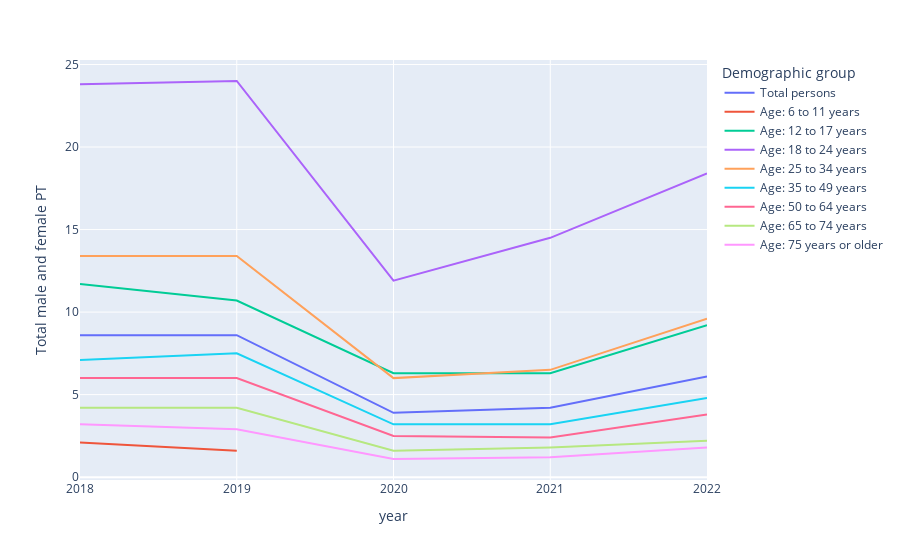

The cell this chart's notebook holds for it:
### Code cell
px.line(data_frame=df_age2, x="year", y="Total male and female PT", color='Demographic group')

### Figure 1 — Plotly figure (JSON) as saved in the notebook; plotly's stock layout.template omitted (floating-point values rounded to 4 significant figures)
{"data": [{"hovertemplate": "Demographic group=Total persons<br>year=%{x}<br>Total male and female PT=%{y}<extra></extra>", "legendgroup": "Total persons", "line": {"color": "#636efa", "dash": "solid"}, "marker": {"symbol": "circle"}, "mode": "lines", "name": "Total persons", "orientation": "v", "showlegend": true, "type": "scatter", "x": ["2018", "2019", "2020", "2021", "2022"], "xaxis": "x", "y": [8.6, 8.6, 3.9, 4.2, 6.1], "yaxis": "y"}, {"hovertemplate": "Demographic group=Age: 6 to 11 years<br>year=%{x}<br>Total male and female PT=%{y}<extra></extra>", "legendgroup": "Age: 6 to 11 years", "line": {"color": "#EF553B", "dash": "solid"}, "marker": {"symbol": "circle"}, "mode": "lines", "name": "Age: 6 to 11 years", "orientation": "v", "showlegend": true, "type": "scatter", "x": ["2018", "2019", "2020", "2021", "2022"], "xaxis": "x", "y": [2.1, 1.6, null, null, 1.6], "yaxis": "y"}, {"hovertemplate": "Demographic group=Age: 12 to 17 years<br>year=%{x}<br>Total male and female PT=%{y}<extra></extra>", "legendgroup": "Age: 12 to 17 years", "line": {"color": "#00cc96", "dash": "solid"}, "marker": {"symbol": "circle"}, "mode": "lines", "name": "Age: 12 to 17 years", "orientation": "v", "showlegend": true, "type": "scatter", "x": ["2018", "2019", "2020", "2021", "2022"], "xaxis": "x", "y": [11.7, 10.7, 6.3, 6.3, 9.2], "yaxis": "y"}, {"hovertemplate": "Demographic group=Age: 18 to 24 years<br>year=%{x}<br>Total male and female PT=%{y}<extra></extra>", "legendgroup": "Age: 18 to 24 years", "line": {"color": "#ab63fa", "dash": "solid"}, "marker": {"symbol": "circle"}, "mode": "lines", "name": "Age: 18 to 24 years", "orientation": "v", "showlegend": true, "type": "scatter", "x": ["2018", "2019", "2020", "2021", "2022"], "xaxis": "x", "y": [23.8, 24, 11.9, 14.5, 18.4], "yaxis": "y"}, {"hovertemplate": "Demographic group=Age: 25 to 34 years<br>year=%{x}<br>Total male and female PT=%{y}<extra></extra>", "legendgroup": "Age: 25 to 34 years", "line": {"color": "#FFA15A", "dash": "solid"}, "marker": {"symbol": "circle"}, "mode": "lines", "name": "Age: 25 to 34 years", "orientation": "v", "showlegend": true, "type": "scatter", "x": ["2018", "2019", "2020", "2021", "2022"], "xaxis": "x", "y": [13.4, 13.4, 6, 6.5, 9.6], "yaxis": "y"}, {"hovertemplate": "Demographic group=Age: 35 to 49 years<br>year=%{x}<br>Total male and female PT=%{y}<extra></extra>", "legendgroup": "Age: 35 to 49 years", "line": {"color": "#19d3f3", "dash": "solid"}, "marker": {"symbol": "circle"}, "mode": "lines", "name": "Age: 35 to 49 years", "orientation": "v", "showlegend": true, "type": "scatter", "x": ["2018", "2019", "2020", "2021", "2022"], "xaxis": "x", "y": [7.1, 7.5, 3.2, 3.2, 4.8], "yaxis": "y"}, {"hovertemplate": "Demographic group=Age: 50 to 64 years<br>year=%{x}<br>Total male and female PT=%{y}<extra></extra>", "legendgroup": "Age: 50 to 64 years", "line": {"color": "#FF6692", "dash": "solid"}, "marker": {"symbol": "circle"}, "mode": "lines", "name": "Age: 50 to 64 years", "orientation": "v", "showlegend": true, "type": "scatter", "x": ["2018", "2019", "2020", "2021", "2022"], "xaxis": "x", "y": [6, 6, 2.5, 2.4, 3.8], "yaxis": "y"}, {"hovertemplate": "Demographic group=Age: 65 to 74 years<br>year=%{x}<br>Total male and female PT=%{y}<extra></extra>", "legendgroup": "Age: 65 to 74 years", "line": {"color": "#B6E880", "dash": "solid"}, "marker": {"symbol": "circle"}, "mode": "lines", "name": "Age: 65 to 74 years", "orientation": "v", "showlegend": true, "type": "scatter", "x": ["2018", "2019", "2020", "2021", "2022"], "xaxis": "x", "y": [4.2, 4.2, 1.6, 1.8, 2.2], "yaxis": "y"}, {"hovertemplate": "Demographic group=Age: 75 years or older<br>year=%{x}<br>Total male and female PT=%{y}<extra></extra>", "legendgroup": "Age: 75 years or older", "line": {"color": "#FF97FF", "dash": "solid"}, "marker": {"symbol": "circle"}, "mode": "lines", "name": "Age: 75 years or older", "orientation": "v", "showlegend": true, "type": "scatter", "x": ["2018", "2019", "2020", "2021", "2022"], "xaxis": "x", "y": [3.2, 2.9, 1.1, 1.2, 1.8], "yaxis": "y"}], "layout": {"legend": {"title": {"text": "Demographic group"}, "tracegroupgap": 0}, "margin": {"t": 60}, "xaxis": {"anchor": "y", "domain": [0, 1], "title": {"text": "year"}}, "yaxis": {"anchor": "x", "domain": [0, 1], "title": {"text": "Total male and female PT"}}}}
